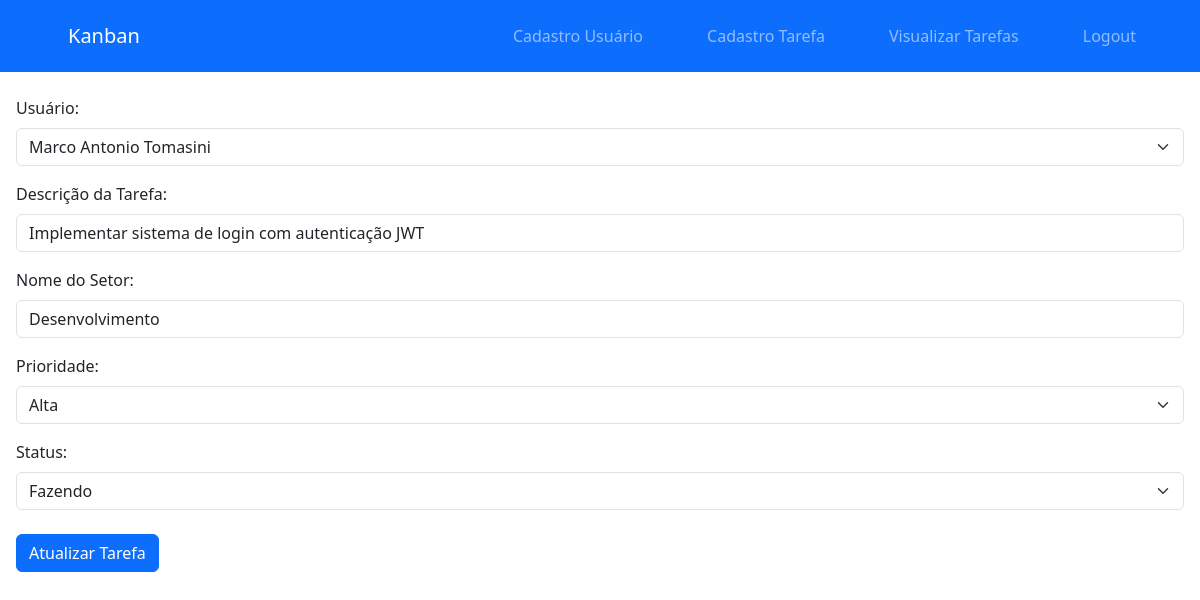
The page /public/cadastro_tarefa.php?id=1 (signed in) on the database its author committed.
### tables this page shows
CREATE TABLE tarefas
(
 id_tarefa INT PRIMARY KEY AUTO_INCREMENT,
 id_usuario INT, FOREIGN KEY (id_usuario) REFERENCES usuario(id_usuario),
 descricao_tarefa VARCHAR(255) NOT NULL,
 nome_setor VARCHAR(255) NOT NULL,
 prioridade ENUM('Baixa', 'Média', 'Alta') NOT NULL,
 data_cadastro TIMESTAMP DEFAULT CURRENT_TIMESTAMP,
 status ENUM('A Fazer', 'Fazendo', 'Pronto') NOT NULL
);

### public/cadastro_tarefa.php (the view, shortened to what this page needs)
<?php
include 'partials/header.php';
if (isset($_GET['id'])) {
    $id_tarefa = $_GET['id'];
    $sql2 = "SELECT * FROM tarefas INNER JOIN usuario ON tarefas.id_usuario = usuario.id_usuario WHERE id_tarefa='$id_tarefa'";
    $result = $mysqli->query($sql2);
    $tarefa_row = $result->fetch_assoc();
    $id_usuario_fk = $tarefa_row['id_usuario'];
    $descricao_tarefa = $tarefa_row['descricao_tarefa'];
    $nome_setor = $tarefa_row['nome_setor'];
    $prioridade = $tarefa_row['prioridade'];
    $status = $tarefa_row['status'];
?>
    <html lang="en">
    <head>
        <link rel="stylesheet" href="../styles/style.css">
        <link href="https://cdn.jsdelivr.net/npm/bootstrap@5.3.7/dist/css/bootstrap.min.css" rel="stylesheet">
    </head>
    <body>
        <form class="me-3 ms-3" action="cadastro_tarefa.php?id=<?php echo $id_tarefa; ?>" method="POST">
            <label class="form-label" for="usuario">Usuário: </label>
            <select name="id_usuario" class="form-select mb-3" required >
                <?php
                    $sql = "SELECT id_usuario, nome FROM usuario";
                    $result = $mysqli->query($sql);
                    if ($result->num_rows > 0) {
                        while($usuario_row = $result->fetch_assoc()) {
                            $selected = ($usuario_row['id_usuario'] == $id_usuario_fk) ? 'selected' : '';
                            echo "<option value='" . $usuario_row['id_usuario'] . "' $selected>" . $usuario_row['nome'] . "</option>";
                        }
                    }
                ?>
            </select>
            <label class="form-label mtd-3" for="descricao_tarefa">Descrição da Tarefa: </label>
            <input type="text" name="descricao_tarefa" class="form-control" required value="<?php echo htmlspecialchars($descricao_tarefa)?>">
            <label class="form-label mt-3" for="nome_setor">Nome do Setor: </label>
            <input type="text" name="nome_setor" class="form-control" required value="<?php echo htmlspecialchars($nome_setor) ?>">
            <label class="form-label mt-3" for="prioridade">Prioridade: </label>
            <select name="prioridade" class="form-select" required>
                <option value="Alta" <?php if($prioridade == "Alta") echo "selected"; ?>>Alta</option>
            </select>
            <label class="form-label mt-3" for="status">Status: </label>
            <select name="status" class="form-select" required>
                <option value="Fazendo" <?php if($status == "Fazendo") echo "selected"; ?>>Fazendo</option>
            </select>
            <input type="submit" class="btn btn-primary mt-4" value="Atualizar Tarefa">
        </form>
    </body>
    </html>
<?php
}
?>

### styles/style.css (style rules this page uses)
body { height: 100vh; }

### rows shown on the page
tarefas: descricao_tarefa "Implementar sistema de login com autenticação JWT", nome_setor "Desenvolvimento", prioridade "Alta", status "Fazendo"

### other values the page prints
form field id_usuario "Marco Antonio Tomasini"
